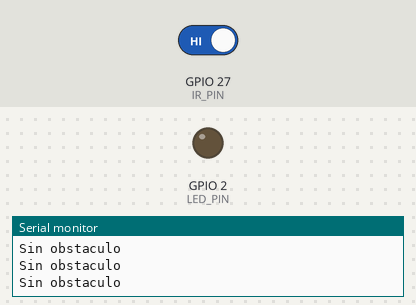
A sketch run on a simulated ESP32. On the bench: output pins drawn as LEDs (lit = HIGH), the last lines printed to the serial monitor. The test bench sets the inputs (shaded band); at power-on: GPIO 27 (IR_PIN) HIGH.

Above: at 1.2 s.
1.3 s: GPIO 27 (IR_PIN) driven LOW
At 1.9 s:
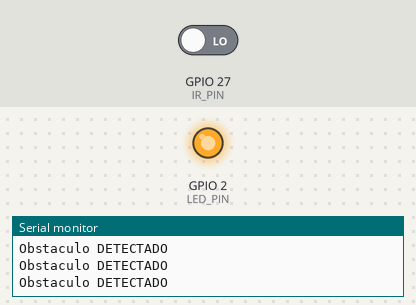
2.9 s: GPIO 27 (IR_PIN) driven HIGH
At 4.3 s:
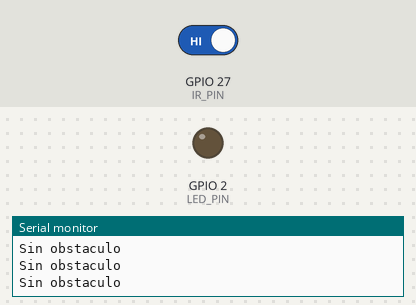
Timing chart, 0 to 5.9 s (numbered marks = the images above; inputs shaded):
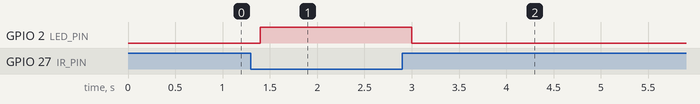

The sketch:

esp32_infrarrojo_ir.ino
```cpp
/*
 * ESP32 + Sensor infrarrojo de obstáculos (FC-51 / módulo IR digital)
 *
 * Conexiones (Sensor -> ESP32)
 *   VCC -> 3.3V (o 5V según el módulo; la salida debe quedar a 3.3V)
 *   GND -> GND
 *   OUT -> GPIO 27
 *
 * El FC-51 normalmente da LOW cuando detecta un obstáculo
 * y HIGH cuando no hay nada. Ajusta el potenciómetro para el alcance
 */

#define IR_PIN  27
#define LED_PIN 2

void setup() {
  Serial.begin(115200);
  pinMode(IR_PIN, INPUT);
  pinMode(LED_PIN, OUTPUT);
  Serial.println("Sensor IR listo");
}

void loop() {
  int estado = digitalRead(IR_PIN);

  if (estado == LOW) {            // Obstáculo detectado
    digitalWrite(LED_PIN, HIGH);
    Serial.println("Obstaculo DETECTADO");
  } else {
    digitalWrite(LED_PIN, LOW);
    Serial.println("Sin obstaculo");
  }

  delay(200);
}
```

Measured:
- after the input at 1.3 s, GPIO 2 (LED_PIN): LOW → HIGH after 0.10 s
- after the input at 2.9 s, GPIO 2 (LED_PIN): HIGH → LOW after 0.10 s
